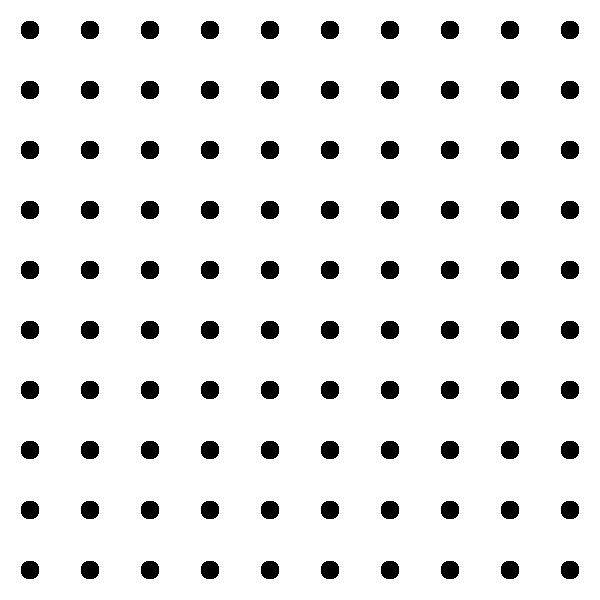
#> input picture PhotosLARC/dot_grid.png, 600 x 600 px, given in place of oneHalfHorizontal.png, which was not available
$ jupyter execute Feature_matching.ipynb   (shell and % lines are left out)   (Python 2 division)
#> lines starting #> are read from the running program, lines starting #| are printed output that depends on the picture; after the words box and inside, x2 and y2 are one past the last pixel; in counts of white or black regions, pixels touching at a corner belong together; pictures that were not available may be replaced by others from this repository, and a replacement may not be noted
[cell 1]
import cv2
import numpy as np
import matplotlib.pyplot as plt

[cell 2]
def display_img(img,cmap='gray'):
    fig = plt.figure(figsize=(12,10))
    ax = fig.add_subplot(111)
    ax.imshow(img,cmap='gray')

[cell 3]
full = cv2.imread('PhotosLARC/oneHalfHorizontal.png',0)
#> full: shape (600, 600); 92.3% white; 100 black regions, largest, box (x1, y1, x2, y2) and area: (21, 21, 39, 39) 276, (81, 21, 99, 39) 276, (141, 21, 159, 39) 276
display_img(full)

[cell 4]
cut = cv2.imread('PhotosLARC/cutOneHalfHorizontal.png',0)
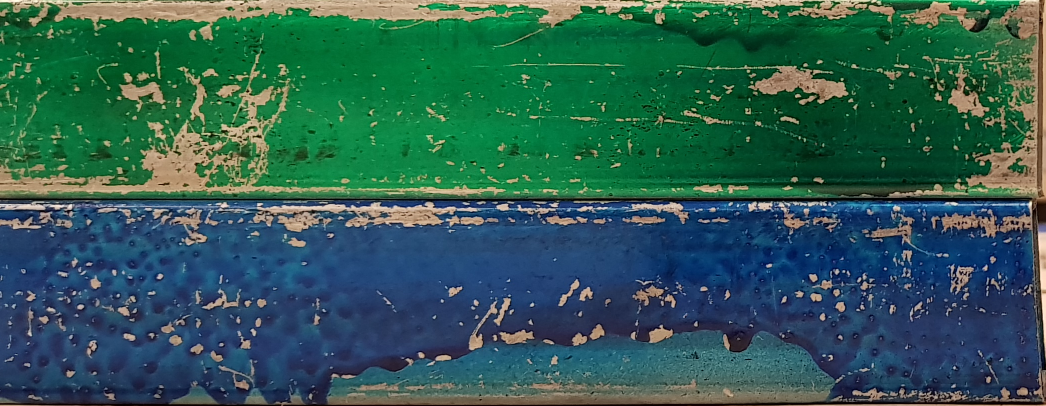
#> input picture PhotosLARC/cutOneHalfHorizontal.png, 2091 x 811 px (shown at 1/2 size)
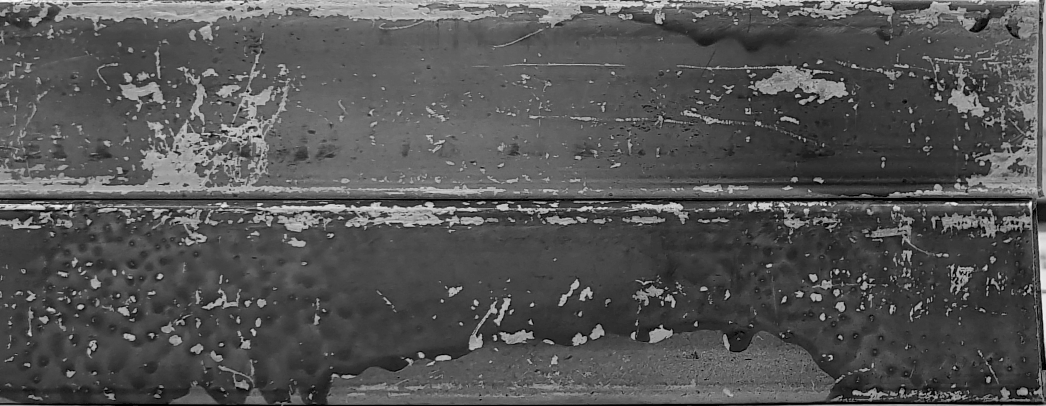
#> cut: shape (811, 2091) (shown at 1/2 size); min 0, max 253, mean 83.7
plt.imshow(cut,cmap='gray')

[cell 5]
# Method 1: Brute force matching with ORB descriptors

[cell 6]
orb = cv2.ORB_create()

[cell 7]
# Calculate descriptors
kp1,des1 = orb.detectAndCompute(cut,None)
#> kp1 = 500 keypoints; strongest (x, y, size): (1015, 409, 31), (1269, 664, 31), (1689, 542, 31), (1038, 410, 37.2)
kp2,des2 = orb.detectAndCompute(full,None)
#> kp2 = 900 keypoints; strongest (x, y, size): (391, 326, 111.1), (269, 204, 111.1), (326, 204, 111.1), (391, 269, 111.1)

[cell 8]
# Commanding Brute force method
bf = cv2.BFMatcher(cv2.NORM_HAMMING, crossCheck=True)

[cell 9]
matches = bf.match(des1,des2)
#> matches = 6 matches

[cell 10]
# The smaller the distance, the quality of the match increases
# Sort matches based on their distance
matches = sorted(matches, key=lambda x:x.distance)

[cell 11]
# Only drawing the first 50 matches
stack_matches = cv2.drawMatches(cut, kp1, full, kp2, matches[:50],None, flags=2)
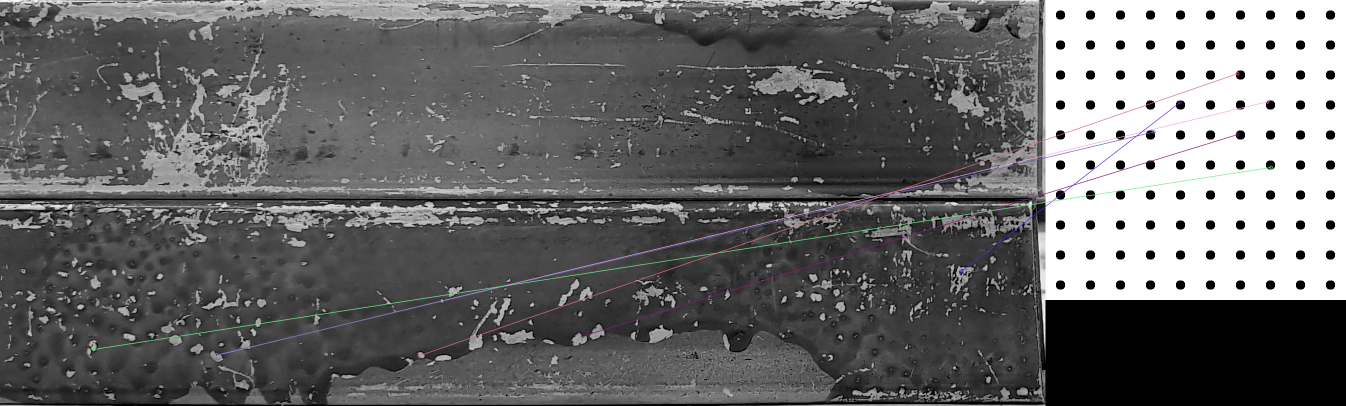
#> stack_matches: shape (811, 2691, 3) (shown at 1/2 size); mean of channels 0, 1, 2 104.3, 104.1, 104.2; drawn as B, G, R

[cell 12]
display_img(stack_matches)

[cell 13]
# Method 2: Brute-Force Matching with SIFT Descriptors (accounts for != in size between target image and field image)
sift = cv2.xfeatures2d.SIFT_create()
kp1,des1 = sift.detectAndCompute(cut, None)
#> kp1 = 16615 keypoints; strongest (x, y, size): (1705, 6, 2.6), (2060, 408, 6.3), (482, 8, 2.7), (1688, 543, 3.4)
kp2,des2 = sift.detectAndCompute(full, None)
#> kp2 = 1644 keypoints; strongest (x, y, size): (570, 570, 12), (30, 570, 12), (90, 570, 12), (150, 570, 12)

[cell 14]
bf = cv2.BFMatcher()

[cell 15]
matches = bf.knnMatch(des1,des2,k=2)
#> matches = 16615 matches

[cell 16]
goodMatches =[]
# Making a ratio test by comparing distance between descriptors (The smaller the better)
for match1, match2 in matches:
#     If match1 dis is < 75% match2 dist then we'll consider it a good match
    if match1.distance < 0.75*match2.distance:
        goodMatches.append([match1])
#> after the loop, goodMatches = []

[cell 17]
sift_matches = cv2.drawMatchesKnn(cut,kp1,full,kp2,goodMatches,None,flags=2)

[cell 18]
display_img(sift_matches)

[cell 19]
# FLANN or Fast Library for Approximate Nearest Neighbors (faster than other algorithms but its less reliable)
sift = cv2.xfeatures2d.SIFT_create()

[cell 20]
kp1,des1 = sift.detectAndCompute(cut, None)
kp2,des2 = sift.detectAndCompute(full, None)

[cell 21]
FLANN_INDEX_KDTREE = 0
index_params = dict(algorithm = FLANN_INDEX_KDTREE,trees=5)
search_params = dict(checks=50)

[cell 22]
flann = cv2.FlannBasedMatcher(index_params,search_params)

[cell 23]
matches = flann.knnMatch(des1,des2,k=2)
# Matches mask procedure is optional (is for customizing how the arrows will be drawn at the end)
matchesMask = [[0,0] for i in range(len(matches))]
#> matchesMask = 16615 pairs, first value 0 to 0, second value 0 to 0

[cell 24]
# goodMatches = []
for i,(match1,match2) in enumerate(matches):
    if match1.distance < 0.7*match2.distance:
#         goodMatches.append([match1])
        matchesMask[i] = [1,0]
draw_params = dict(matchColor=(0,255,0), singlePointColor=(255,0,0), matchesMask=matchesMask,flags=0)
#> draw_params = 4 items

[cell 25]
# flann_matches = cv2.drawMatchesKnn(cut,kp1,full,kp2,goodMatches,None,flags=0)
flann_matches = cv2.drawMatchesKnn(cut,kp1,full,kp2,matches,None,**draw_params)
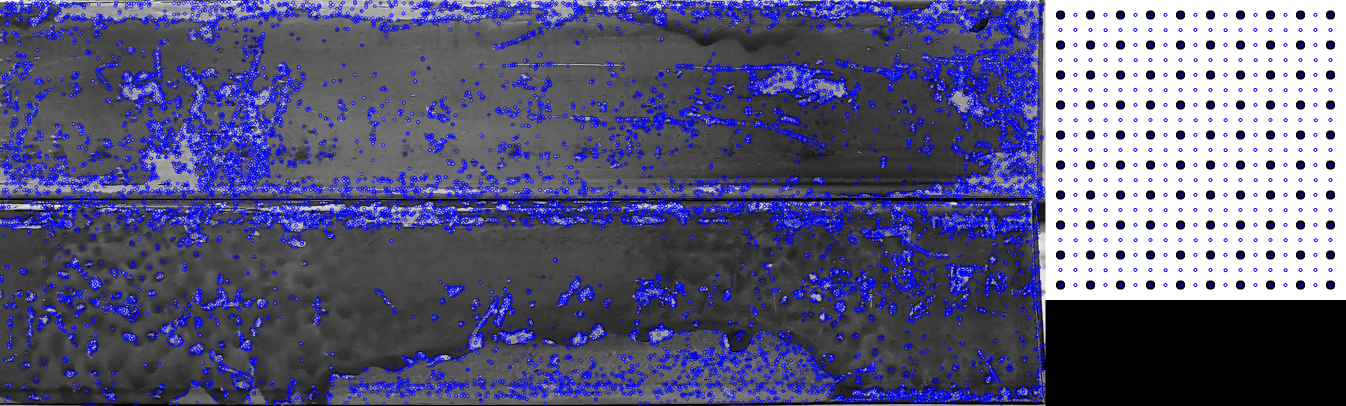
#> flann_matches: shape (811, 2691, 3) (shown at 1/2 size); mean of channels 0, 1, 2 123.6, 90.3, 90.3; drawn as B, G, R
display_img(flann_matches)
